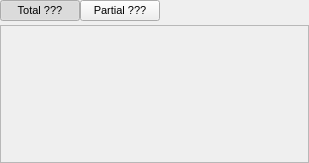
<?xml version="1.0" encoding="UTF-8"?>
<ui version="4.0">
 <class>AccumulateModuleWidget</class>
 <widget class="QWidget" name="AccumulateModuleWidget">
  <property name="geometry">
   <rect>
    <x>0</x>
    <y>0</y>
    <width>309</width>
    <height>163</height>
   </rect>
  </property>
  <property name="sizePolicy">
   <sizepolicy hsizetype="Expanding" vsizetype="Expanding">
    <horstretch>0</horstretch>
    <verstretch>0</verstretch>
   </sizepolicy>
  </property>
  <property name="font">
   <font>
    <pointsize>8</pointsize>
   </font>
  </property>
  <property name="windowTitle">
   <string>Accumulate Controls</string>
  </property>
  <layout class="QVBoxLayout" name="verticalLayout">
   <property name="spacing">
    <number>4</number>
   </property>
   <property name="leftMargin">
    <number>0</number>
   </property>
   <property name="topMargin">
    <number>0</number>
   </property>
   <property name="rightMargin">
    <number>0</number>
   </property>
   <property name="bottomMargin">
    <number>0</number>
   </property>
   <item>
    <layout class="QHBoxLayout" name="horizontalLayout_2">
     <property name="spacing">
      <number>0</number>
     </property>
     <item>
      <widget class="QPushButton" name="TotalButton">
       <property name="toolTip">
        <string>Show the total F(Q) formed from the partial S(Q)</string>
       </property>
       <property name="text">
        <string>Total ???</string>
       </property>
       <property name="checkable">
        <bool>true</bool>
       </property>
       <property name="checked">
        <bool>true</bool>
       </property>
       <property name="autoExclusive">
        <bool>true</bool>
       </property>
      </widget>
     </item>
     <item>
      <widget class="QPushButton" name="PartialsButton">
       <property name="toolTip">
        <string>Show the partial S(Q) from Fourier transform of the target partial g(r)</string>
       </property>
       <property name="text">
        <string>Partial ???</string>
       </property>
       <property name="checkable">
        <bool>true</bool>
       </property>
       <property name="checked">
        <bool>false</bool>
       </property>
       <property name="autoExclusive">
        <bool>true</bool>
       </property>
      </widget>
     </item>
     <item>
      <spacer name="horizontalSpacer">
       <property name="orientation">
        <enum>Qt::Horizontal</enum>
       </property>
       <property name="sizeHint" stdset="0">
        <size>
         <width>40</width>
         <height>20</height>
        </size>
       </property>
      </spacer>
     </item>
    </layout>
   </item>
   <item>
    <widget class="QFrame" name="PlotFrame">
     <property name="sizePolicy">
      <sizepolicy hsizetype="Expanding" vsizetype="Expanding">
       <horstretch>0</horstretch>
       <verstretch>0</verstretch>
      </sizepolicy>
     </property>
     <property name="acceptDrops">
      <bool>true</bool>
     </property>
     <property name="frameShape">
      <enum>QFrame::StyledPanel</enum>
     </property>
     <property name="frameShadow">
      <enum>QFrame::Sunken</enum>
     </property>
     <layout class="QHBoxLayout" name="horizontalLayout_7">
      <property name="spacing">
       <number>0</number>
      </property>
      <property name="leftMargin">
       <number>0</number>
      </property>
      <property name="topMargin">
       <number>0</number>
      </property>
      <property name="rightMargin">
       <number>0</number>
      </property>
      <property name="bottomMargin">
       <number>0</number>
      </property>
      <item>
       <widget class="DataWidget" name="PlotWidget" native="true"/>
      </item>
     </layout>
    </widget>
   </item>
  </layout>
 </widget>
 <customwidgets>
  <customwidget>
   <class>DataWidget</class>
   <extends>QWidget</extends>
   <header>gui/datawidget.h</header>
   <container>1</container>
  </customwidget>
 </customwidgets>
 <resources>
  <include location="../../../gui/main.qrc"/>
 </resources>
 <connections/>
</ui>
